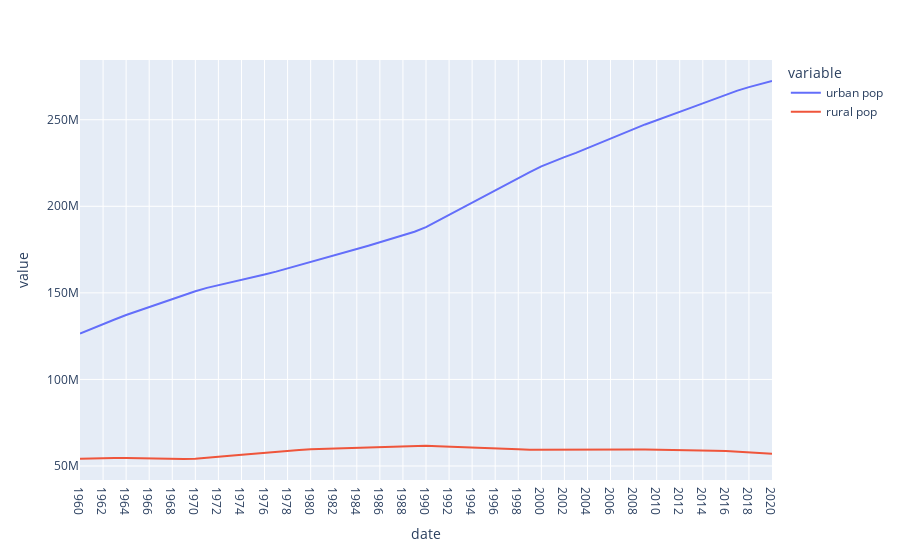

Notebook cell for this chart:
### Code cell
fig = px.line(usa_pop_urban_rural, x=usa_pop_urban_rural.index, y=['urban pop', 'rural pop'])
fig['layout']['xaxis']['autorange'] = "reversed"
fig.show()
